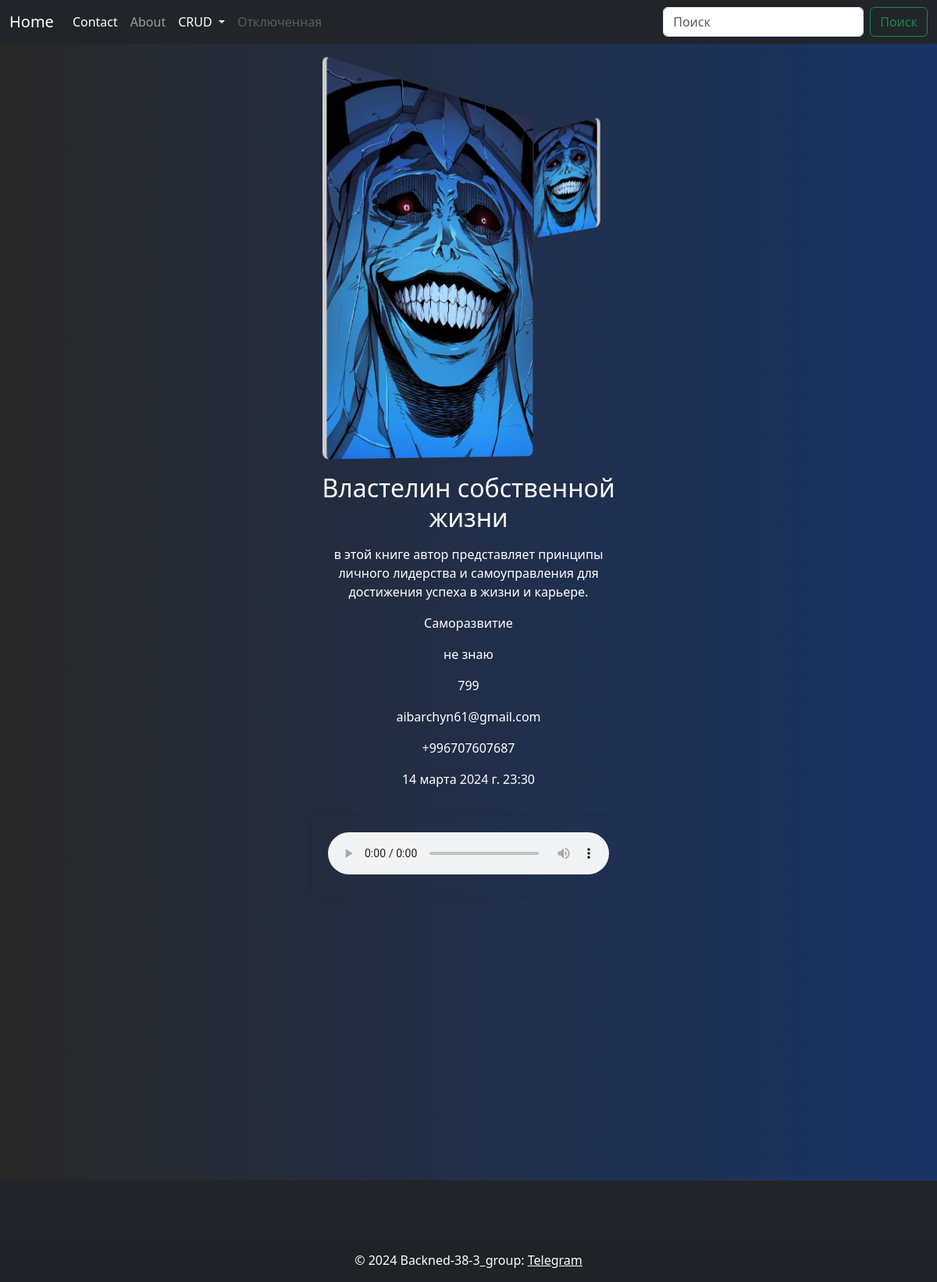
Screenshot of /book/4/ with the database file from the repository.
### book/models.py (models this page shows)
class Library(models.Model):
    GENRE_BOOKS = (
        ('Романтика', 'Романтика'),
        ('Детектив', 'Детектив'),
        ('Саморазвитие', 'Саморазвитие'),
        ('Психология', 'Психология'),
        ('Исторический', 'Исторический'),
        ('Приключения', 'Приключения')
    )
    title = models.CharField(max_length=100, verbose_name='Заголовок', null=True)
    description = models.TextField(max_length=250, verbose_name='Описание', null=True)
    location = models.CharField(max_length=50, verbose_name='Место нахождение', null=True)
    price = models.IntegerField(max_length=20, default=799, verbose_name='Цена',null=True)
    create_at = models.DateTimeField(auto_now_add=True)
    image = models.ImageField(upload_to='images/', verbose_name='Фото',blank=True, null=True)
    music = models.FileField(upload_to='music/', verbose_name='Музыка',blank=True, null=True)
    types_books = models.CharField(max_length=100, choices=GENRE_BOOKS, verbose_name='Выберите жанр', null=True)
    email = models.EmailField(max_length=30, unique=True, verbose_name='Укажите вашу электронную почти', blank=True, null=True)
    phone_number = PhoneNumberField(region='KG', unique=True, verbose_name='Введите номер телефона', blank=True, null=True)
    youtube_url = models.URLField(verbose_name='Вставтьте URL видео с YouTube', null=True)
    class Meta:
        verbose_name = 'Книгу'
        verbose_name_plural = 'Книги'

### book/views.py (the view)
# urls.py: path('book/<int:id>/', post_librarys_detail_view),
def post_librarys_detail_view(request, id):
    if request.method == 'GET':
        query_id = get_object_or_404(Library, id=id)
        return render(request, template_name='library_detail.html',
                      context={'query_id': query_id})

### templates/library_detail.html
{% include 'header_and_footer/header.html' %}
<div class="demo-wrapper">
    <a target="_blank" href="" class="link">
        <div class="link-inner">
            <img class="mobile" src="{{query_id.image.url}}">
            <img src="{{query_id.image.url}}">
            <div class="post-meta">
                <h2 class="text-white">{{query_id.title}}</h2>
                <p class="text-white">{{query_id.description}}</p>
                <p class="text-white">{{query_id.types_books}}</p>
                <p class="text-white">{{query_id.location}}</p>
                <p class="text-white">{{query_id.price}}</p>
                <p class="text-white">{{query_id.email}}</p>
                <p class="text-white">{{query_id.phone_number}}</p>
                <p class="text-white">{{query_id.create_at}}</p>
            </div>
        </div>
    </a>
</div>
<div class="audio-container">
    <audio controls>
        <source src="{{query_id.music.url}}" type="audio/mp3">
    </audio>
</div>
<div class="iframe_container">
    <iframe src="{{query_id.youtube_url}}" frameborder="0"></iframe>
</div>
{% include 'header_and_footer/footer.html' %}

### static/css/style.css (style rules this page uses)
body { background: linear-gradient(to right, #282828, #1a3467); }
* { box-sizing: border-box; margin: 0; }
.demo-wrapper { display: table; max-width: 420px; margin: 0 auto; }
.link { text-decoration: none; display: block; position: relative; padding: 20px; text-align: center; color: #102030; }
.link-inner { perspective: 820px; }
.link img { display: block; width: 300px; transform: rotateX(0deg) rotateY(30deg); border-left: 5px solid #ccc; border-radius: 8px; transition: .5s ease-in-out; }
.link img.mobile { position: absolute; z-index: 5; right: 20px; top: 45px; width: 90px; transform: rotateX(0deg) rotateY(-30deg); border-right: 4px solid #ccc; border-left: 0 solid #ccc; border-radius: 8px; }
.post-meta { margin-top: 20px; }
.post-meta h2 { margin-bottom: 15px; }
.audio-container { max-width: 400px; margin: 0 auto; border-radius: 8px; padding: 20px; box-shadow: 0 0 10px rgba(0, 0, 0, 0.1); }
audio { width: 100%; }
.iframe_container { max-width: 640px; margin: 0 auto; }
.iframe_container iframe { display: inline-block; border-radius: 10px; }
iframe { width: 640px; height: 360px; }

### rows the page displays
Library: image (picture), title "Властелин собственной жизни", description "в этой книге автор представляет принципы личного лидерства и самоуправления для достижения успеха в жизни и карьере.", types_books "Саморазвитие", location "не знаю", price "799", email "aibarchyn61@gmail.com", phone_number "+996707607687", create_at "14 марта 2024 г. 23:30"
